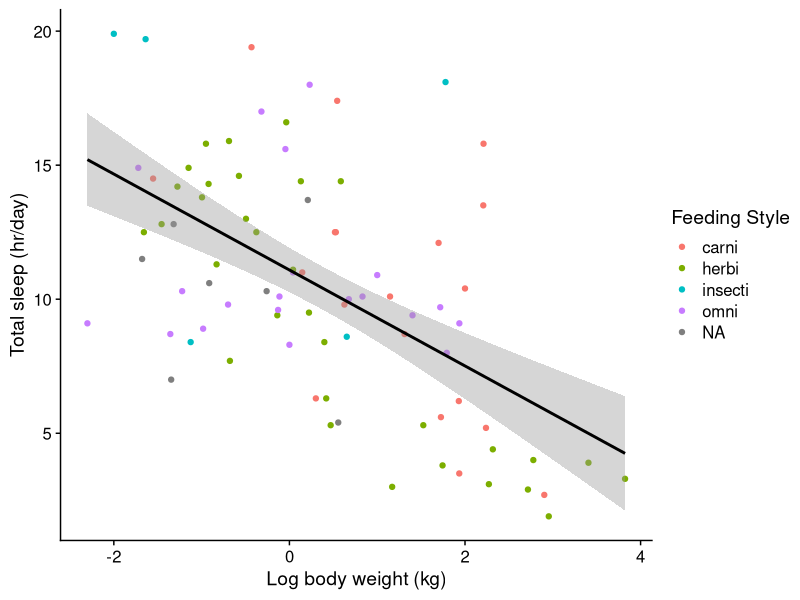
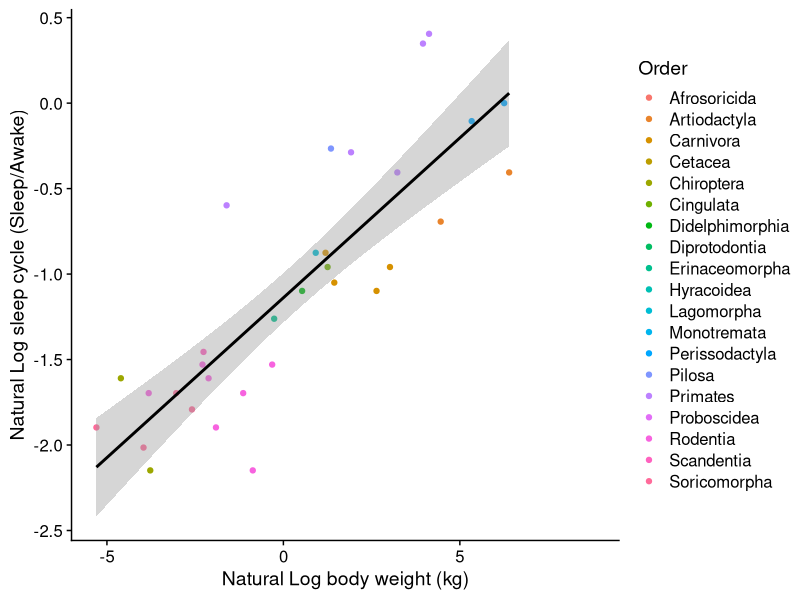
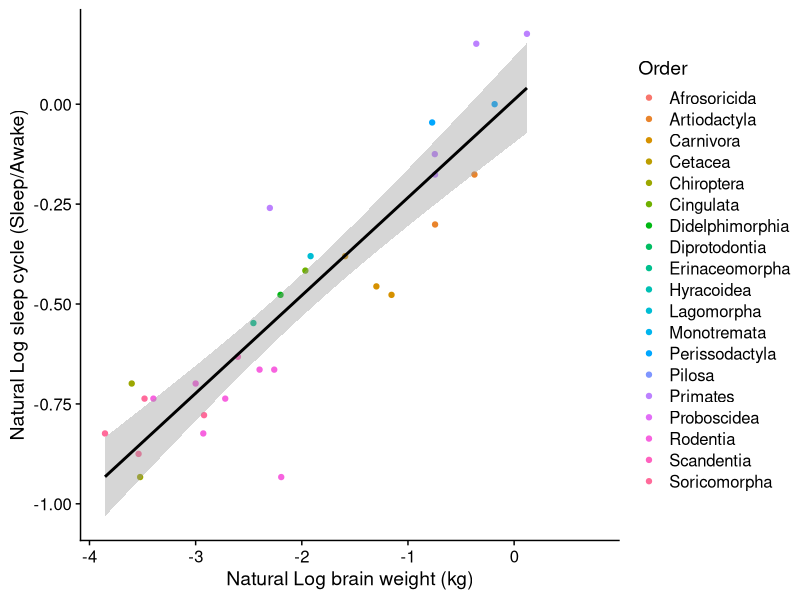
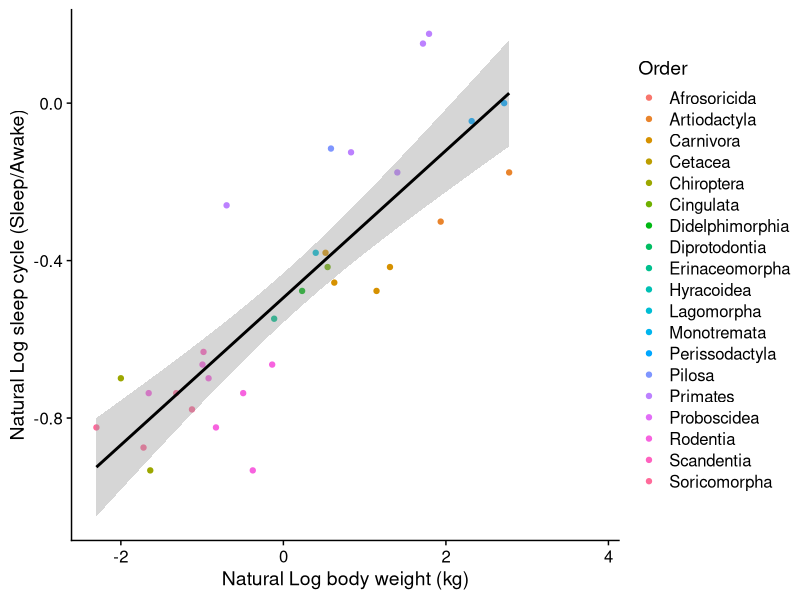

These figures' R source, in order:
## ---- chunk 1
knitr::opts_chunk$set(echo = TRUE)
## ---- chunk 2
if (!require("tidyverse")) install.packages("tidyverse"); library(tidyverse)
## ---- chunk 3
Data = read.table(textConnection("
Food               p
Blue_fish         .34
Bread             .594
Butter            .212
Carbohydrates     .384
Cereals_and_pasta .074
Dairy_products    .94
Eggs              .275
Fats              .696
Fruit             .269
Legumes           .341
Nuts              .06
Olive_oil         .008
Potatoes          .569
Processed_meat    .986
Proteins           .042
Red_meat           .251
Semi-skimmed_milk  .942
Skimmed_milk       .222
Sweets             .762
Total_calories     .001
Total_meat         .975
Vegetables         .216
White_fish         .205
White_meat         .041
Whole_milk         .039
"),header=TRUE)
## ---- chunk 4
Data %>% dplyr::arrange(p)

## ---- chunk 5
Data %>% dplyr::filter(p <= 0.05)
## ---- chunk 6
adj <- p.adjust(Data$p, method = "bonferroni")
Data <- mutate(Data, p_adjust = adj )
Data
Data %>% dplyr::filter(p_adjust <= 0.05)
## ---- chunk 7
adj <- p.adjust(Data$p, method = "bonferroni", n = 55)
Data <- mutate(Data, p_adjust55 = adj )
Data
Data %>% dplyr::filter(p_adjust55 <= 0.05)




#Data%>%
#  mutate(p.adj = p.adjust(p, method = "bonferroni", n = 55)) %>%
#  arrange(p) -> newData #stores in new dataframe
## ---- chunk 8
FDR <- p.adjust(Data$p, method = "BH")
Data <- mutate(Data, BH_adj_p = FDR )
Data %>% dplyr::filter(BH_adj_p <= 0.05)
Data %>% dplyr::filter(BH_adj_p <= 0.25)
## ---- chunk 9
if (!require("cowplot")) install.packages("cowplot"); library(cowplot)
data(msleep)
str(msleep)
## ---- chunk 10
ggplot(msleep) +
  aes(x = log10(bodywt), y = sleep_total) +
  geom_point(aes(color = factor(vore))) +
  geom_smooth(method=lm , color="black", se=TRUE) +
  theme_cowplot() +
  labs(color="Feeding Style") +
  xlab("Log body weight (kg)") + 
  ylab("Total sleep (hr/day)")
## ---- chunk 11
sleepfit = lm(sleep_total ~ log(bodywt), data=msleep)
summary(sleepfit)
## ---- chunk 12
sleepglm <- glm(sleep_total ~ log10(bodywt), data=msleep)
summary(sleepglm)
## ---- chunk 13
ggplot(msleep) +
  aes(x = log(bodywt), y = log(sleep_cycle)) +
  geom_point(aes(color = factor(order))) +
  geom_smooth(method=lm , color="black", se=TRUE) +
  theme_cowplot() +
  labs(color="Order") +
  xlab("Natural Log body weight (kg)") + 
  ylab("Natural Log sleep cycle (Sleep/Awake)")
## ---- chunk 14
ggplot(msleep) +
  aes(x = log10(brainwt), y = log10(sleep_cycle)) +
  geom_point(aes(color = factor(order))) +
  geom_smooth(method=lm , color="black", se=TRUE) +
  theme_cowplot() +
  labs(color="Order") +
  xlab("Natural Log brain weight (kg)") + 
  ylab("Natural Log sleep cycle (Sleep/Awake)")

ggplot(msleep) +
  aes(x = log10(bodywt), y = log10(sleep_cycle)) +
  geom_point(aes(color = factor(order))) +
  geom_smooth(method=lm , color="black", se=TRUE) +
  theme_cowplot() +
  labs(color="Order") +
  xlab("Natural Log body weight (kg)") + 
  ylab("Natural Log sleep cycle (Sleep/Awake)")


sleep_brain_glm <- glm(log10(sleep_cycle) ~ log10(brainwt), data=msleep)
cat("brain weight AIC:", (sleep_brain_glm$aic)) #AIC is unitless cannot compare AIC's from one dataset to that of another dataset. Lower is better
cat("\n")
sleep_body_glm <- glm(log10(sleep_cycle) ~ log10(bodywt), data=msleep)
cat("body weight AIC:", (sleep_body_glm$aic))

## ---- chunk 15
sleepfullglm = glm(log(sleep_cycle) ~ log10(bodywt) + log10(brainwt) + vore + order + conservation, data=msleep)
summary(sleepfullglm)
## ---- chunk 16
if (!require("MASS")) install.packages("MASS"); library(MASS)
dropterm(sleepfullglm)
## ---- chunk 17
glm2 = glm(log(sleep_cycle) ~ log10(bodywt) + log10(brainwt) + vore + order, data=msleep)
dropterm(glm2)
## ---- chunk 18
glm3 = glm(log(sleep_cycle) ~ log10(bodywt) + log10(brainwt) + order, data=msleep)
dropterm(glm3)
## ---- chunk 19

## ---- chunk 20
glm5 <- glm(log(sleep_cycle) ~ log10(brainwt) *order, data = msleep)
dropterm((glm5))
summary(glm5)
